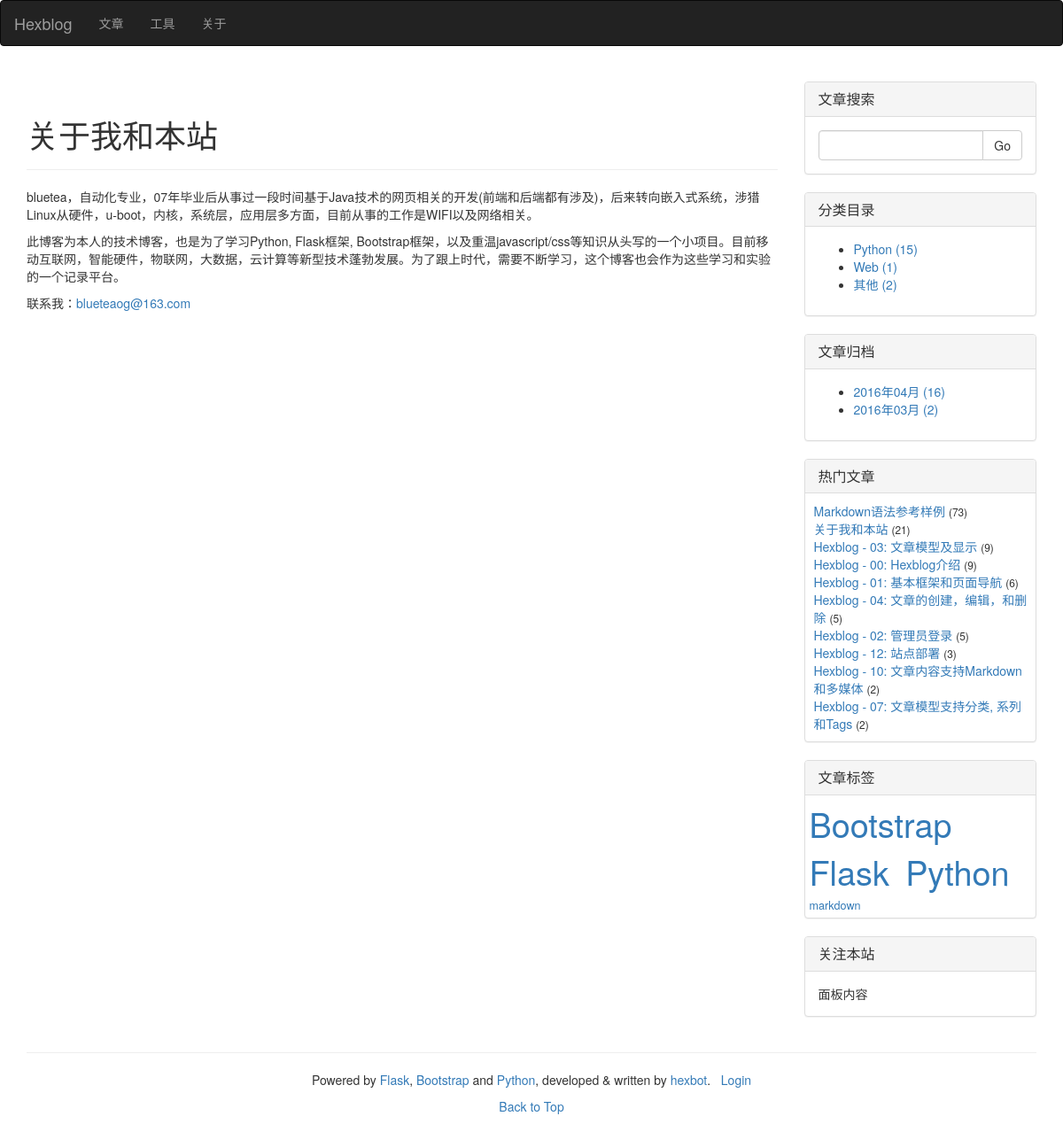
Before: /about with the older database file.
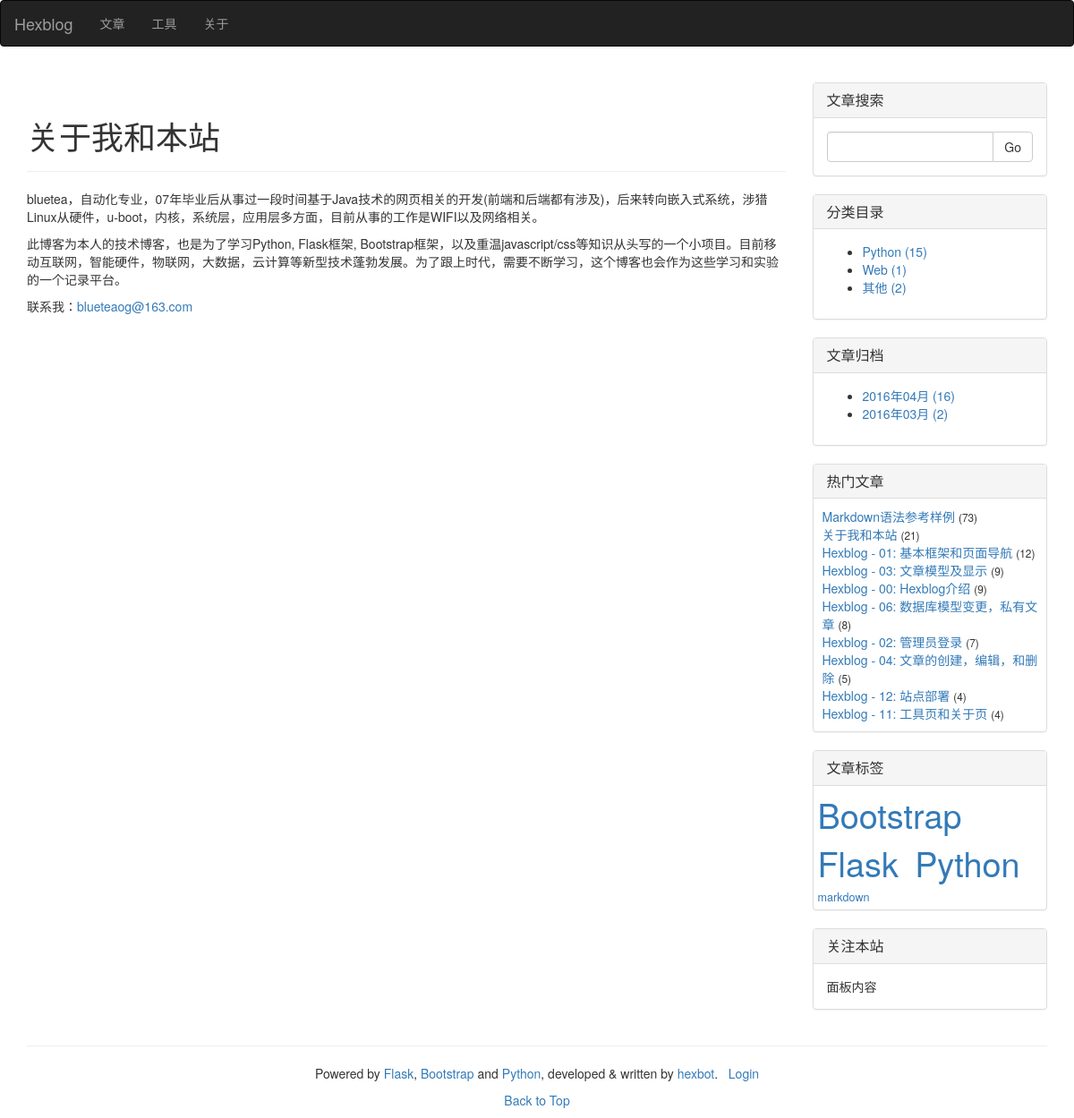
After: the same page with the newer database file.
### manage.py (models this page shows, shortened)
class Article(db.Model):
    __tablename__ = 'articles'
    id = db.Column(db.Integer, primary_key=True)
    title = db.Column(db.Unicode(128), unique=True, index=True, nullable=False)
    content = db.Column(db.UnicodeText) # plain-text or markdown
    content_html = db.Column(db.UnicodeText) # html
    content_pre = db.Column(db.UnicodeText) # several top lines for preview in 'index' page
    content_size = db.Column(db.Integer)
    time_created = db.Column(db.DateTime, index=True, default=datetime.now())
    time_modified = db.Column(db.DateTime, index=True, default=datetime.now())
    read_count = db.Column(db.Integer)
    private = db.Column(db.Boolean) # non-public, or hidden
    category_id = db.Column(db.Integer, db.ForeignKey('categories.id'))
    series_id = db.Column(db.Integer, db.ForeignKey('series.id'), nullable=True) # could be null
    tags = db.Column(db.Unicode(256), index=True, nullable=True) # space separated tag worlds

class Category(db.Model):
    __tablename__ = 'categories'
    id = db.Column(db.Integer, primary_key=True)
    name = db.Column(db.Unicode(32), unique=True, index=True, nullable=False)
    articles = db.relationship('Article', backref='category', lazy='dynamic')

### manage.py (the view)
@app.route('/about')
def about():
    article = Article.query.filter_by(id=app.config['HEXBLOG_ABOUT_ARTICLE_NUM']).first()
    return render_template('about.html', article=article)

### manage.py (called while the page is built)
def update_tags_cache(articles=None, reverse=False):
    tags = {}
    if not articles:
        articles = Article.query.order_by(Article.title).all()
    for article in articles:
        if not article.tags:
            continue
        for tag in article.tags.split():
            tags.setdefault(tag, set())
            tags[tag].add(article)
    return sorted(tags.items(), reverse=reverse) # _list_ of item: ('tag', {art1, art2, ...})

### templates/about.html (shortened to what this page needs)
{% extends 'base.html' %}
{% block page_content %}
<div class="page-header">
	<h1>关于我和本站</h1>
</div>
<div class="post">
    <div class="post_body">
        {% if article.content_html %}
            {{ article.content_html|safe }}
        {% else %}
            {{ article.content }}
        {% endif %}
    </div>
</div>
{% endblock %}

### templates/base.html (shortened to what this page needs)
{% extends 'bootstrap/base.html' %}
{% import '_macros.html' as macros %}
{% block head %}
    {{ super() }}
    <link rel="stylesheet" href="{{ url_for('static', filename='css/hexblog.css') }}">
    <link rel="stylesheet" href="{{ url_for('static', filename='css/pygments-css/friendly.css') }}">
{% endblock %}
{% block navbar %}
<div class="navbar navbar-inverse" role="navigation">
	<div class="navbar-header">
		<a class="navbar-brand" href="{{ url_for('index') }}">Hexblog</a>
	</div>
	<div class="collapse navbar-collapse" id="navbar-menu-collapse">
		<ul class="nav navbar-nav">
			{% if current_user.is_authenticated %}
            <li class="dropdown">
                <a href="{{ url_for('articles') }}" class="dropdown-toggle" data-toggle="dropdown">文章<b class="caret"></b></a>
                <ul class="dropdown-menu">
                   <li><a href="{{ url_for('articles') }}">所有文章</a></li>
                   <li><a href="{{ url_for('edit', opid='new') }}">写文章</a></li>
                   <li><a href="{{ url_for('admin.index') }}" target="_blank">管理</a></li>
                </ul>
            </li>
			{% else %}
            <li><a href="{{ url_for('articles') }}">文章</a></li>
			{% endif %}
			<li><a href="{{ url_for('tools') }}">工具</a></li>
			<li><a href="{{ url_for('about') }}">关于</a></li>
		</ul>
	</div>
</div>
{% endblock %}
{% block content %}
<div class="container">
    <div class="row">
        <div class="col-sm-9 blog-main">
        {% block page_content %}
        {% endblock %}
        </div>
        <div class="col-sm-3 blog-sidebar">
        {% block page_sidebar %}
            {{ macros.widget_search(None, 'articles') }}
            {{ macros.widget_category(sidebar_data['category'], 'articles') }}
            {{ macros.widget_archive(sidebar_data['archive'], 'articles') }}
            {{ macros.widget_popular(sidebar_data['popular'], 'article') }}
            {{ macros.widget_tags(sidebar_data['tags'], 'articles') }}
            <div class="panel panel-default">
                <div class="panel-heading">
                    <h3 class="panel-title">
                        关注本站
                    </h3>
                </div>
                <div class="panel-body">
                    面板内容
                </div>
            </div>
        {% endblock %}
        </div>
    </div>
    <footer class="blog-footer">
        <hr>
        <p class="text-center">
            Powered by <a href="http://flask.pocoo.org">Flask</a>,
            <a href="http://getbootstrap.com">Bootstrap</a> and <a href="http://python.org">Python</a>,
            developed &amp; written by <a href="mailto:hexbot@163.com" target="_top">hexbot</a>. &nbsp;
            {% if current_user.is_authenticated %}
                <a href="{{ url_for('logout') }}">Logout</a>
            {% else %}
                <a href="{{ url_for('login') }}">Login</a>
            {% endif %}
        </p>
        <p class="text-center">
            <a href="#">Back to Top</a>
        </p>
    </footer>
</div>
{% endblock %}

### templates/_macros.html (shortened to what this page needs)
{% macro widget_search(data, endpoint) %}
<div class="panel panel-default">
    <div class="panel-heading">
        <h3 class="panel-title">文章搜索</h3>
    </div>
    <div class="panel-body">
        <form id="search_form" name="search_form" action="search" method="POST" role="form">
            <div class="input-group">
               <input id="searched_words" name="searched_words" type="text" class="form-control">
               <span class="input-group-btn">
                  <button class="btn btn-default" type="submit">Go</button>
               </span>
            </div>
        </form>
    </div>
</div>
{% endmacro %}
{% macro widget_category(data, endpoint) %}
<div class="panel panel-default">
    <div class="panel-heading">
        <h3 class="panel-title">分类目录</h3>
    </div>
    <div class="panel-body">
        <ul>
            {% for category, num in data.items() %}
                <li>
                    <a href="{{ url_for(endpoint, by='category') }}#{{ category.name }}">
                        {{ category.name }} ({{ num }})
                    </a>
                </li>
            {% endfor %}
        </ul>
    </div>
</div>
{% endmacro %}
{% macro widget_archive(data, endpoint) %}
<div class="panel panel-default">
    <div class="panel-heading">
        <h3 class="panel-title">文章归档</h3>
    </div>
    <div class="panel-body">
        <ul>
            {% for year, months in data.items() %}
                {% for month, num in months.items() %}
                    <li>
                        <a href="{{ url_for(endpoint, by='time_created') }}#{{ year }}-{{ month }}">
                            {{ year }}年{{ "%02d"|format(month) }}月 ({{ num }})
                        </a>
                    </li>
                {% endfor %}
            {% endfor %}
        </ul>
    </div>
</div>
{% endmacro %}
{% macro widget_popular(data, endpoint) %}
<div class="panel panel-default">
    <div class="panel-heading">
        <h3 class="panel-title">热门文章</h3>
    </div>
    <div class="panel-body" style="padding: 10px 5px 10px 10px;">
        {% for article in data %}
        <a href="{{ url_for(endpoint, id=article.id) }}">{{ article.title|truncate(30, True) }}</a> <small>({{ article.read_count }})</small><br>
        {% endfor %}
    </div>
</div>
{% endmacro %}
{% macro widget_tags(data, endpoint) %}
    {% set num_min, num_max = data[0] %}
    {% set font_min, font_max = (90, 270) %}
    {% if num_min == num_max or num_min == -1 %}
    {%      set size_delta = 0 %}
    {% else %}
    {%      set size_delta = ((font_max - font_min) // (num_max - num_min)) %}
    {% endif %}
<div class="panel panel-default">
    <div class="panel-heading">
        <h3 class="panel-title">文章标签</h3>
    </div>
    <div class="panel-body" style="padding: 5px;">
        {% for tag_data in data[1:] %}
        <a href="{{ url_for(endpoint, by='tag') }}#{{ tag_data[0] }}">
            <span style="font-size:{{ (tag_data[1] - num_min) * size_delta + font_min }}%">{{ tag_data[0] }}<span>
        </a>&nbsp;
        {% endfor %}
    </div>
</div>
{% endmacro %}

Changed rows visible on the page:
no longer on this page (row edited): Article: title "Hexblog - 10: 文章内容支持Markdown和多媒体", read_count "2", shown under "热门文章"
no longer on this page (row edited): Article: title "Hexblog - 07: 文章模型支持分类, 系列和Tags", read_count "2", shown under "热门文章"
changed Article "Hexblog - 01: 基本框架和页面导航": read_count "6" → "12"; moves up the list
now on this page (row edited): Article: title "Hexblog - 06: 数据库模型变更，私有文章", read_count "8", shown under "热门文章"
changed Article "Hexblog - 02: 管理员登录": read_count "5" → "7"; moves up the list
changed Article "Hexblog - 12: 站点部署": read_count "3" → "4"
now on this page (row edited): Article: title "Hexblog - 11: 工具页和关于页", read_count "4", shown under "热门文章"
